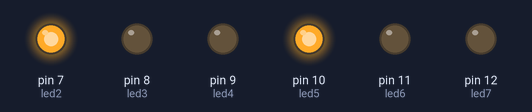
The sketch below on a simulated Arduino Uno, built with avr-gcc and run on an emulated ATmega328P. Parts: output pins drawn as LEDs (lit = HIGH).

Above: at 0.2 s.
At 1.5 s:
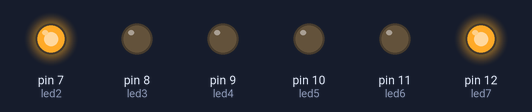
At 2.7 s:
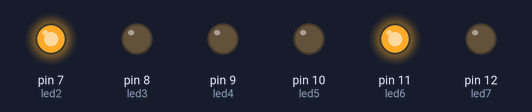
At 4.5 s:
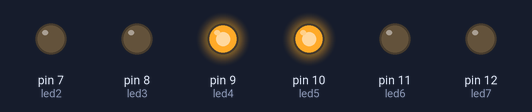
At 5.7 s:
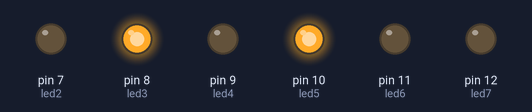
Timing chart, 0 to 8.5 s (numbered marks = the images above):
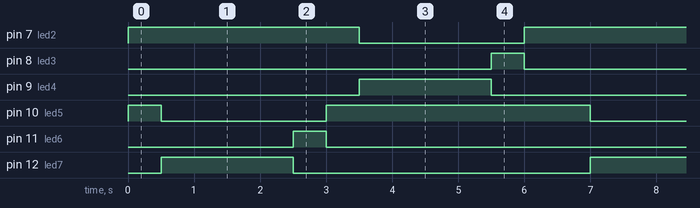

Measured:
- by itself, pin 7 (led2): alternates HIGH for 4.0 s and LOW for 2.5 s
- by itself, pin 8 (led3), pin 11 (led6): alternates HIGH for 0.50 s and LOW for 6.0 s
- by itself, pin 9 (led4), pin 12 (led7): alternates HIGH for 2.0 s and LOW for 4.5 s
- by itself, pin 10 (led5): repeats every 6.5 s: LOW 2.5 s, HIGH 4.0 s

The sketch:

cruilla_semafor.ino
```cpp
/**********************************************************************************
**                                                                               **
**                              Cruïlla de semàfors                              **
**                                                                               **
** Mihai Anton                                                    11/02/2019     **
**********************************************************************************/

//********** Includes *************************************************************

//********** Variables ************************************************************
const int led2 = 7;          // donar nom al pin 7 de l’Arduino
const int led3 = 8;          // donar nom al pin 8 de l’Arduino
const int led4 = 9;          // donar nom al pin 9 de l’Arduino
const int led5 = 10;         // donar nom al pin 10 de l’Arduino
const int led6 = 11;         // donar nom al pin 11 de l’Arduino
const int led7 = 12;         // donar nom al pin 12 de l’Arduino
unsigned long tm = 500;

//********** Setup ****************************************************************
void setup()
{
  pinMode(led2, OUTPUT);     // definir el pin 7 com una sortida
  pinMode(led3, OUTPUT);     // definir el pin 8 com una sortida
  pinMode(led4, OUTPUT);     // definir el pin 9 com una sortida
  pinMode(led5, OUTPUT);     // definir el pin 10 com una sortida
  pinMode(led6, OUTPUT);     // definir el pin 11 com una sortida
  pinMode(led7, OUTPUT);     // definir el pin 12 com una sortida
}

//********** Loop *****************************************************************
void loop()
{
//1.
  digitalWrite(led2, HIGH);    // posar a 5V el pin 7
  digitalWrite(led3, LOW);    // posar a 5V el pin 8
  digitalWrite(led4, LOW);    // posar a 5V el pin 9
  digitalWrite(led5, HIGH);    // posar a 5V el pin 10
  digitalWrite(led6, LOW);    // posar a 5V el pin 11
  digitalWrite(led7, LOW);    // posar a 5V el pin 12

  delay(tm);                  // es queden leds 500ms encesos
//2.
  digitalWrite(led2, HIGH);     // posar a 0V el pin 7
  digitalWrite(led3, LOW);     // posar a 0V el pin 8
  digitalWrite(led4, LOW);     // posar a 0V el pin 9
  digitalWrite(led5, LOW);     // posar a 0V el pin 10
  digitalWrite(led6, LOW);     // posar a 0V el pin 11
  digitalWrite(led7, HIGH);     // posar a 0V el pin 12

  delay(tm);                  // es queden leds 500ms apagats
//3.
  digitalWrite(led2, HIGH);     // posar a 0V el pin 7
  digitalWrite(led3, LOW);     // posar a 0V el pin 8
  digitalWrite(led4, LOW);     // posar a 0V el pin 9
  digitalWrite(led5, LOW);     // posar a 0V el pin 10
  digitalWrite(led6, LOW);     // posar a 0V el pin 11
  digitalWrite(led7, HIGH);     // posar a 0V el pin 12

  delay(tm);                  // es queden leds 500ms apagats
//4.
  digitalWrite(led2, HIGH);     // posar a 0V el pin 7
  digitalWrite(led3, LOW);     // posar a 0V el pin 8
  digitalWrite(led4, LOW);     // posar a 0V el pin 9
  digitalWrite(led5, LOW);     // posar a 0V el pin 10
  digitalWrite(led6, LOW);     // posar a 0V el pin 11
  digitalWrite(led7, HIGH);     // posar a 0V el pin 12

  delay(tm);                  // es queden leds 500ms apagats
//5.
  digitalWrite(led2, HIGH);     // posar a 0V el pin 7
  digitalWrite(led3, LOW);     // posar a 0V el pin 8
  digitalWrite(led4, LOW);     // posar a 0V el pin 9
  digitalWrite(led5, LOW);     // posar a 0V el pin 10
  digitalWrite(led6, LOW);     // posar a 0V el pin 11
  digitalWrite(led7, HIGH);     // posar a 0V el pin 12

  delay(tm);                  // es queden leds 500ms apagats
//6.
  digitalWrite(led2, HIGH);     // posar a 0V el pin 7
  digitalWrite(led3, LOW);     // posar a 0V el pin 8
  digitalWrite(led4, LOW);     // posar a 0V el pin 9
  digitalWrite(led5, LOW);     // posar a 0V el pin 10
  digitalWrite(led6, HIGH);     // posar a 0V el pin 11
  digitalWrite(led7, LOW);     // posar a 0V el pin 12

  delay(tm);                  // es queden leds 500ms apagats
//7.
  digitalWrite(led2, HIGH);     // posar a 0V el pin 7
  digitalWrite(led3, LOW);     // posar a 0V el pin 8
  digitalWrite(led4, LOW);     // posar a 0V el pin 9
  digitalWrite(led5, HIGH);     // posar a 0V el pin 10
  digitalWrite(led6, LOW);     // posar a 0V el pin 11
  digitalWrite(led7, LOW);     // posar a 0V el pin 12

  delay(tm);                  // es queden leds 500ms apagats
//8.
  digitalWrite(led2, LOW);     // posar a 0V el pin 7
  digitalWrite(led3, LOW);     // posar a 0V el pin 8
  digitalWrite(led4, HIGH);     // posar a 0V el pin 9
  digitalWrite(led5, HIGH);     // posar a 0V el pin 10
  digitalWrite(led6, LOW);     // posar a 0V el pin 11
  digitalWrite(led7, LOW);     // posar a 0V el pin 12

  delay(tm);                  // es queden leds 500ms apagats
//9.
  digitalWrite(led2, LOW);     // posar a 0V el pin 7
  digitalWrite(led3, LOW);     // posar a 0V el pin 8
  digitalWrite(led4, HIGH);     // posar a 0V el pin 9
  digitalWrite(led5, HIGH);     // posar a 0V el pin 10
  digitalWrite(led6, LOW);     // posar a 0V el pin 11
  digitalWrite(led7, LOW);     // posar a 0V el pin 12

  delay(tm);                  // es queden leds 500ms apagats
//10.
  digitalWrite(led2, LOW);     // posar a 0V el pin 7
  digitalWrite(led3, LOW);     // posar a 0V el pin 8
  digitalWrite(led4, HIGH);     // posar a 0V el pin 9
  digitalWrite(led5, HIGH);     // posar a 0V el pin 10
  digitalWrite(led6, LOW);     // posar a 0V el pin 11
  digitalWrite(led7, LOW);     // posar a 0V el pin 12

  delay(tm);                  // es queden leds 500ms apagats
//11.
  digitalWrite(led2, LOW);     // posar a 0V el pin 7
  digitalWrite(led3, LOW);     // posar a 0V el pin 8
  digitalWrite(led4, HIGH);     // posar a 0V el pin 9
  digitalWrite(led5, HIGH);     // posar a 0V el pin 10
  digitalWrite(led6, LOW);     // posar a 0V el pin 11
  digitalWrite(led7, LOW);     // posar a 0V el pin 12

  delay(tm);                  // es queden leds 500ms apagats
//12.
  digitalWrite(led2, LOW);     // posar a 0V el pin 7
  digitalWrite(led3, HIGH);     // posar a 0V el pin 8
  digitalWrite(led4, LOW);     // posar a 0V el pin 9
  digitalWrite(led5, HIGH);     // posar a 0V el pin 10
  digitalWrite(led6, LOW);     // posar a 0V el pin 11
  digitalWrite(led7, LOW);     // posar a 0V el pin 12

  delay(tm);                  // es queden leds 500ms apagats
//13.
  digitalWrite(led2, HIGH);     // posar a 0V el pin 7
  digitalWrite(led3, LOW);     // posar a 0V el pin 8
  digitalWrite(led4, LOW);     // posar a 0V el pin 9
  digitalWrite(led5, HIGH);     // posar a 0V el pin 10
  digitalWrite(led6, LOW);     // posar a 0V el pin 11
  digitalWrite(led7, LOW);     // posar a 0V el pin 12

  delay(tm);                  // es queden leds 500ms apagats
}

//********** Funcions *************************************************************
```
